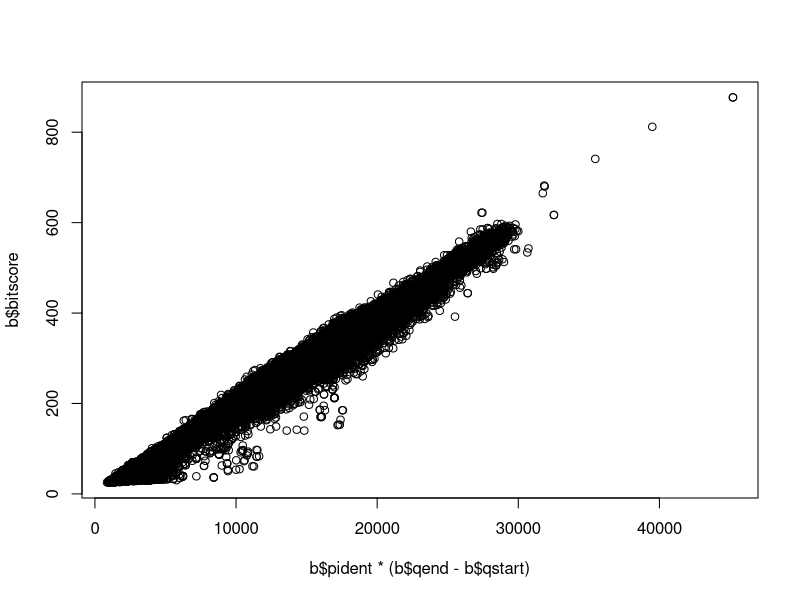
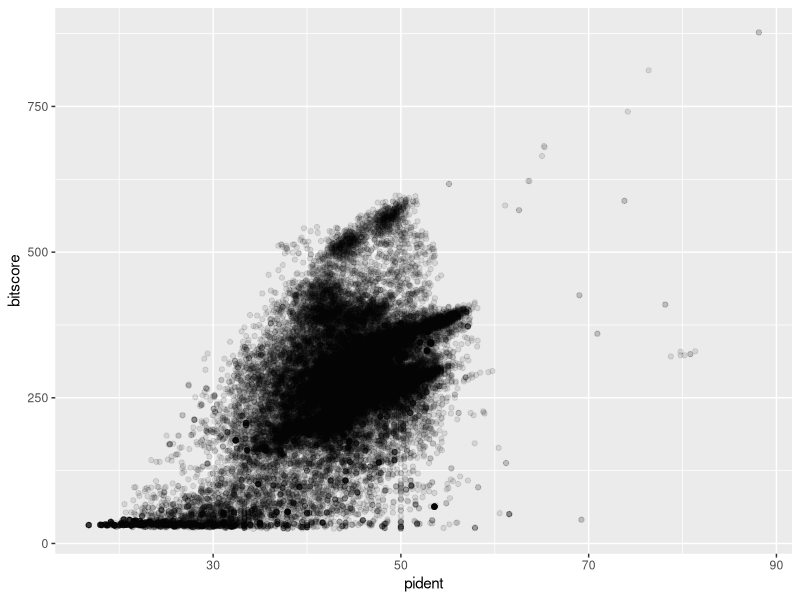
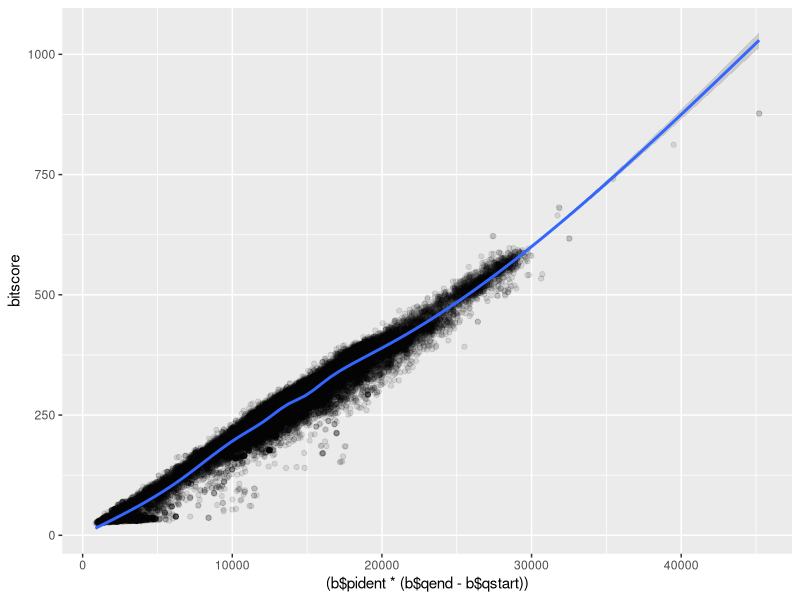

Here is the R script that generated these plots, in order:
## ---- chunk 1
b <- read.table("mm-second.x.zebrafish.tsv", col.names = c("qseqid", "sseqid", "pident", "length", "mismatch", "gapopen", "qstart", "qend", "sstart", "send", "evalue", "bitscore"))
## ---- chunk 2
## Asuming your blast results are stored in an object called 'b'
plot(b$pident  * (b$qend - b$qstart), b$bitscore)
## ---- chunk 3
library(ggplot2)
ggplot(b, aes(pident, bitscore)) + geom_point(alpha=0.1) 
## ---- chunk 4
ggplot(b, aes((b$pident * (b$qend - b$qstart)), bitscore)) + geom_point(alpha=0.1) + geom_smooth()
